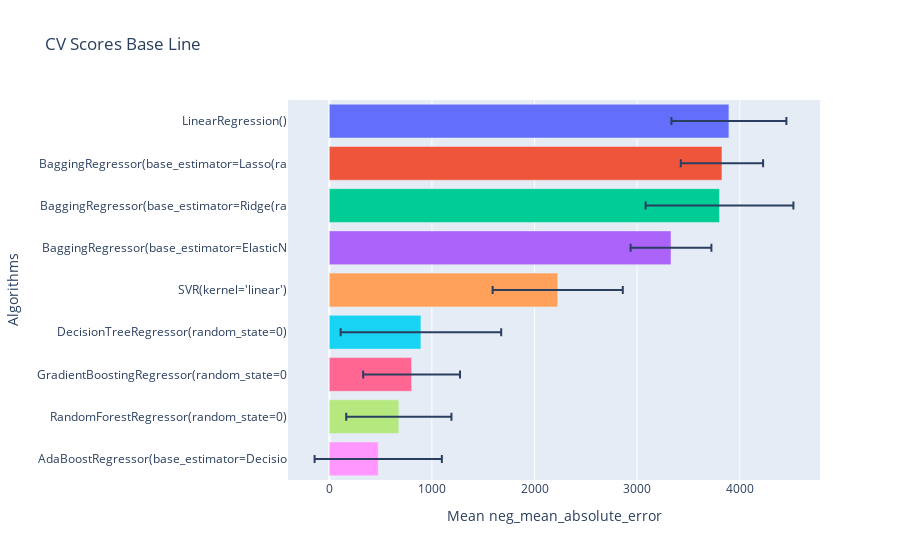

The notebook cell saved with this chart:
### Markdown cell above
El mejor de ellos es AdaBoost tanto en R2 con una dispersión entre datos aceptable.

### Code cell
gp.crossval_models(x_train,y_train,10,lista_estimadores,"neg_mean_absolute_error")

### Figure 1 — Plotly figure (JSON) as saved in the notebook; plotly's stock layout.template omitted (floating-point values rounded to 4 significant figures)
{"data": [{"alignmentgroup": "True", "error_x": {"array": [560.1]}, "hovertemplate": "Algorithms=%{y}<br>Mean neg_mean_absolute_error=%{x}<extra></extra>", "legendgroup": "LinearRegression()", "marker": {"color": "#636efa", "pattern": {"shape": ""}}, "name": "LinearRegression()", "offsetgroup": "LinearRegression()", "orientation": "h", "showlegend": true, "textposition": "auto", "type": "bar", "x": [3894.0], "xaxis": "x", "y": ["LinearRegression()"], "yaxis": "y"}, {"alignmentgroup": "True", "error_x": {"array": [401.1]}, "hovertemplate": "Algorithms=%{y}<br>Mean neg_mean_absolute_error=%{x}<extra></extra>", "legendgroup": "BaggingRegressor(base_estimator=Lasso(ra", "marker": {"color": "#EF553B", "pattern": {"shape": ""}}, "name": "BaggingRegressor(base_estimator=Lasso(ra", "offsetgroup": "BaggingRegressor(base_estimator=Lasso(ra", "orientation": "h", "showlegend": true, "textposition": "auto", "type": "bar", "x": [3826.0], "xaxis": "x", "y": ["BaggingRegressor(base_estimator=Lasso(ra"], "yaxis": "y"}, {"alignmentgroup": "True", "error_x": {"array": [720.0]}, "hovertemplate": "Algorithms=%{y}<br>Mean neg_mean_absolute_error=%{x}<extra></extra>", "legendgroup": "BaggingRegressor(base_estimator=Ridge(ra", "marker": {"color": "#00cc96", "pattern": {"shape": ""}}, "name": "BaggingRegressor(base_estimator=Ridge(ra", "offsetgroup": "BaggingRegressor(base_estimator=Ridge(ra", "orientation": "h", "showlegend": true, "textposition": "auto", "type": "bar", "x": [3803.0], "xaxis": "x", "y": ["BaggingRegressor(base_estimator=Ridge(ra"], "yaxis": "y"}, {"alignmentgroup": "True", "error_x": {"array": [393.8]}, "hovertemplate": "Algorithms=%{y}<br>Mean neg_mean_absolute_error=%{x}<extra></extra>", "legendgroup": "BaggingRegressor(base_estimator=ElasticN", "marker": {"color": "#ab63fa", "pattern": {"shape": ""}}, "name": "BaggingRegressor(base_estimator=ElasticN", "offsetgroup": "BaggingRegressor(base_estimator=ElasticN", "orientation": "h", "showlegend": true, "textposition": "auto", "type": "bar", "x": [3330.0], "xaxis": "x", "y": ["BaggingRegressor(base_estimator=ElasticN"], "yaxis": "y"}, {"alignmentgroup": "True", "error_x": {"array": [634.2]}, "hovertemplate": "Algorithms=%{y}<br>Mean neg_mean_absolute_error=%{x}<extra></extra>", "legendgroup": "SVR(kernel='linear')", "marker": {"color": "#FFA15A", "pattern": {"shape": ""}}, "name": "SVR(kernel='linear')", "offsetgroup": "SVR(kernel='linear')", "orientation": "h", "showlegend": true, "textposition": "auto", "type": "bar", "x": [2226.0], "xaxis": "x", "y": ["SVR(kernel='linear')"], "yaxis": "y"}, {"alignmentgroup": "True", "error_x": {"array": [782.2]}, "hovertemplate": "Algorithms=%{y}<br>Mean neg_mean_absolute_error=%{x}<extra></extra>", "legendgroup": "DecisionTreeRegressor(random_state=0)", "marker": {"color": "#19d3f3", "pattern": {"shape": ""}}, "name": "DecisionTreeRegressor(random_state=0)", "offsetgroup": "DecisionTreeRegressor(random_state=0)", "orientation": "h", "showlegend": true, "textposition": "auto", "type": "bar", "x": [892.6], "xaxis": "x", "y": ["DecisionTreeRegressor(random_state=0)"], "yaxis": "y"}, {"alignmentgroup": "True", "error_x": {"array": [472.0]}, "hovertemplate": "Algorithms=%{y}<br>Mean neg_mean_absolute_error=%{x}<extra></extra>", "legendgroup": "GradientBoostingRegressor(random_state=0", "marker": {"color": "#FF6692", "pattern": {"shape": ""}}, "name": "GradientBoostingRegressor(random_state=0", "offsetgroup": "GradientBoostingRegressor(random_state=0", "orientation": "h", "showlegend": true, "textposition": "auto", "type": "bar", "x": [801.6], "xaxis": "x", "y": ["GradientBoostingRegressor(random_state=0"], "yaxis": "y"}, {"alignmentgroup": "True", "error_x": {"array": [512.8]}, "hovertemplate": "Algorithms=%{y}<br>Mean neg_mean_absolute_error=%{x}<extra></extra>", "legendgroup": "RandomForestRegressor(random_state=0)", "marker": {"color": "#B6E880", "pattern": {"shape": ""}}, "name": "RandomForestRegressor(random_state=0)", "offsetgroup": "RandomForestRegressor(random_state=0)", "orientation": "h", "showlegend": true, "textposition": "auto", "type": "bar", "x": [677.3], "xaxis": "x", "y": ["RandomForestRegressor(random_state=0)"], "yaxis": "y"}, {"alignmentgroup": "True", "error_x": {"array": [620.1]}, "hovertemplate": "Algorithms=%{y}<br>Mean neg_mean_absolute_error=%{x}<extra></extra>", "legendgroup": "AdaBoostRegressor(base_estimator=Decisio", "marker": {"color": "#FF97FF", "pattern": {"shape": ""}}, "name": "AdaBoostRegressor(base_estimator=Decisio", "offsetgroup": "AdaBoostRegressor(base_estimator=Decisio", "orientation": "h", "showlegend": true, "textposition": "auto", "type": "bar", "x": [476.5], "xaxis": "x", "y": ["AdaBoostRegressor(base_estimator=Decisio"], "yaxis": "y"}], "layout": {"barmode": "relative", "legend": {"title": {"text": "Algorithms"}, "tracegroupgap": 0}, "showlegend": false, "title": {"text": "CV Scores Base Line"}, "xaxis": {"anchor": "y", "domain": [0, 1], "title": {"text": "Mean neg_mean_absolute_error"}}, "yaxis": {"anchor": "x", "categoryarray": ["AdaBoostRegressor(base_estimator=Decisio", "RandomForestRegressor(random_state=0)", "GradientBoostingRegressor(random_state=0", "DecisionTreeRegressor(random_state=0)", "SVR(kernel='linear')", "BaggingRegressor(base_estimator=ElasticN", "BaggingRegressor(base_estimator=Ridge(ra", "BaggingRegressor(base_estimator=Lasso(ra", "LinearRegression()"], "categoryorder": "array", "domain": [0, 1], "title": {"text": "Algorithms"}}}}
